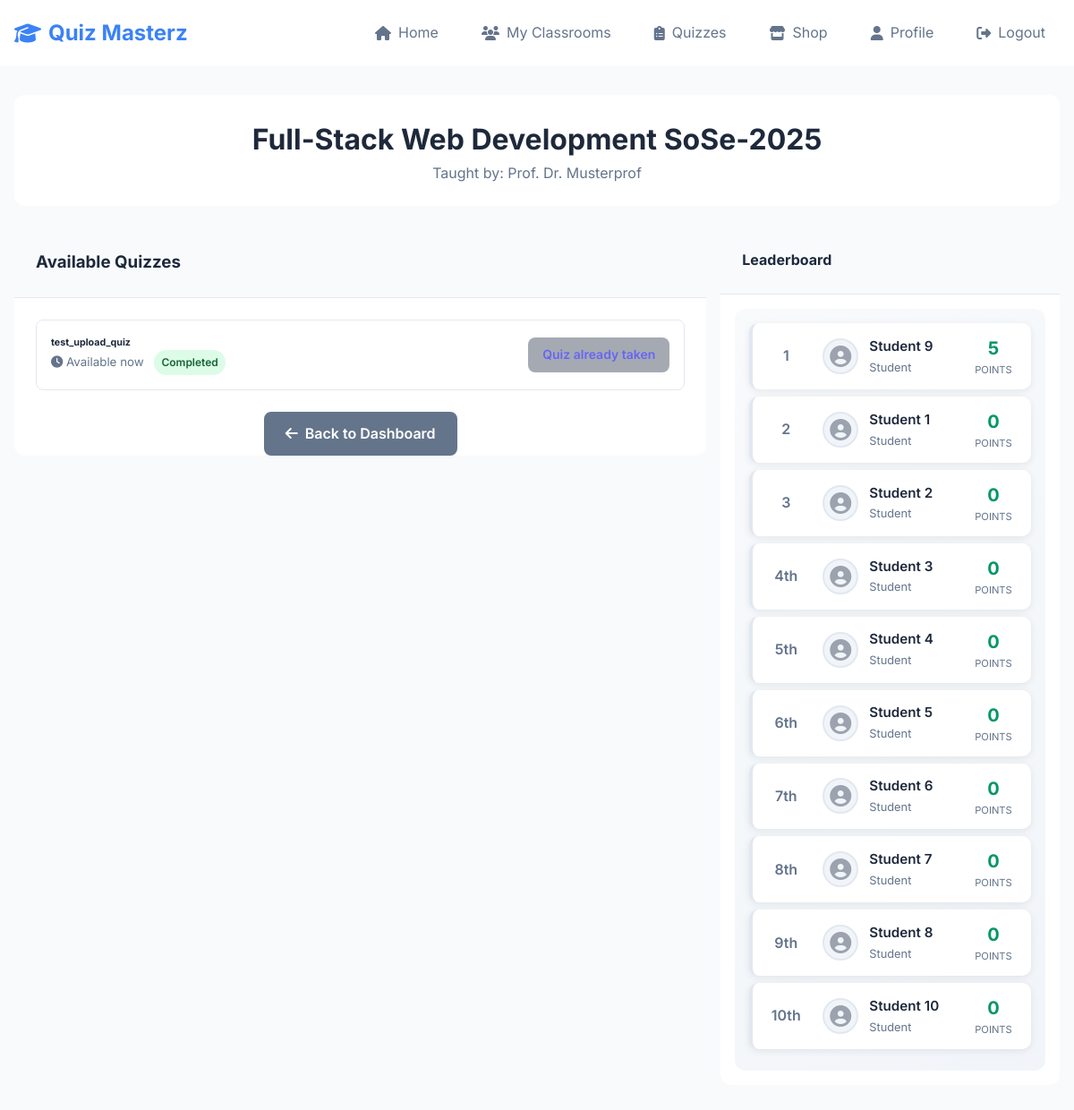
The page /student/classroom/1 (signed in) on the database its author committed.
### website/models.py (models this page shows, shortened)
class Classroom(db.Model):
    id = db.Column(db.Integer, primary_key=True)
    name = db.Column(db.String(100), nullable=False)
    teacher_id = db.Column(db.Integer, db.ForeignKey('user.id'), nullable=False)
    join_code = db.Column(db.String(8), unique=True, nullable=False)
    quizzes = db.relationship('Quiz', secondary=classroom_quizzes,
                              backref=db.backref('classrooms_assigned_to', lazy='dynamic'),
                              lazy='dynamic')
    quiz_attempts = db.relationship('StudentQuizAttempt', backref='classroom', lazy='dynamic')

class User(db.Model, UserMixin):
    id = db.Column(db.Integer, primary_key=True)
    email = db.Column(db.String(150), unique=True)
    password = db.Column(db.String(150))
    first_name = db.Column(db.String(150))
    role = db.Column(db.String(50))
    learning_points = db.Column(db.Integer, default=0)
    classrooms_created = db.relationship('Classroom', foreign_keys='[Classroom.teacher_id]', backref='teacher', lazy=True)
    joined_classrooms = db.relationship('Classroom', secondary=classroom_members,
                                        backref=db.backref('students', lazy='dynamic'),
                                        lazy='dynamic')
    quiz_attempts = db.relationship('StudentQuizAttempt', backref='student', lazy='dynamic')

class Quiz(db.Model):
    id = db.Column(db.Integer, primary_key=True)
    name = db.Column(db.String(150), nullable=False)
    teacher_id = db.Column(db.Integer, db.ForeignKey('user.id'), nullable=False)
    is_published = db.Column(db.Boolean, default=False, nullable=False)
    questions = db.relationship('Question', backref='quiz', lazy='dynamic', cascade="all, delete-orphan")
    teacher = db.relationship('User', backref=db.backref('created_quizzes', lazy='dynamic'))

### website/views.py (the view)
@views.route('/student/classroom/<int:classroom_id>', methods=['GET'])
@login_required
def student_view_classroom(classroom_id):
    if current_user.role != 'student':
        flash('Access denied.', category='error')
        return redirect(url_for('views.home'))
    classroom = Classroom.query.get_or_404(classroom_id)
    if classroom not in current_user.joined_classrooms:
        flash('You are not a member of this classroom.', category='error')
        return redirect(url_for('views.student_my_classrooms'))
    available_quizzes_data = []
    published_quizzes = classroom.quizzes.filter_by(is_published=True).all()
    for quiz in published_quizzes:
        existing_attempt = StudentQuizAttempt.query.filter_by(
            student_id=current_user.id,
            quiz_id=quiz.id,
            classroom_id=classroom.id
        ).first()
        quiz_data = {
            'quiz': quiz,
            'taken': existing_attempt is not None
        }
        available_quizzes_data.append(quiz_data)
    attempts = StudentQuizAttempt.query.filter_by(classroom_id=classroom.id).all()
    student_scores = {}
    for attempt in attempts:
        student_scores[attempt.student_id] = student_scores.get(attempt.student_id, 0) + attempt.score
    leaderboard = sorted([{
        'name': student.first_name, 'score': student_scores.get(student.id, 0)
    } for student in classroom.students.all()], key=lambda x: x['score'], reverse=True)
    student_total_lp = current_user.learning_points if current_user.learning_points is not None else 0
    return render_template("student_view_classroom_details.html",
                         user=current_user,
                         classroom=classroom,
                         available_quizzes=available_quizzes_data,
                         leaderboard=leaderboard,
                         student_total_lp=student_total_lp)

### website/__init__.py (called while the page is built)
def create_app():
    app = Flask(__name__)
    app.config['SECRET_KEY'] = 'hjshjhdjah kjshkjdhjs'
    app.config['SQLALCHEMY_DATABASE_URI'] = f'sqlite:///{DB_NAME}'
    db.init_app(app)
    from .views import views
    from .auth import auth
    app.register_blueprint(views, url_prefix='/')
    app.register_blueprint(auth, url_prefix='/')
    with app.app_context():
        db.create_all()
    from .models import User, Classroom, Quiz, Question, Answer, StudentQuizAttempt
    login_manager = LoginManager()
    login_manager.login_view = 'auth.login'
    login_manager.init_app(app)
    @login_manager.user_loader
    def load_user(id):
        return User.query.get(int(id))
    return app

### website/templates/student_view_classroom_details.html (shortened to what this page needs)
{% extends "base.html" %}
{% block content %}
<div class="container">
    <div class="card mb-4">
        <div class="card-body text-center">
            <h1>{{ classroom.name }}</h1>
            <p class="text-muted">
                Taught by: {{ classroom.teacher.first_name }} {{ classroom.teacher.last_name }}
            </p>
        </div>
    </div>
    <div class="row">
        <div class="col-lg-8 mb-4">
            <div class="card">
                <div class="card-header">
                    <h3>Available Quizzes</h3>
                </div>
                <div class="card-body">
                    {% if available_quizzes %}
                        <div class="list-group list-group-flush">
                            {% for quiz_data in available_quizzes %}
                                <div class="list-group-item d-flex justify-content-between align-items-center">
                                    <div>
                                        <h6 class="mb-1">{{ quiz_data.quiz.name }}</h6>
                                        <small class="text-muted">
                                            <i class="fas fa-clock"></i> Available now
                                            {% if quiz_data.taken %}
                                                <span class="badge bg-success ms-2">
                                                    Completed
                                                </span>
                                            {% endif %}
                                        </small>
                                    </div>
                                    {% if quiz_data.taken %}
                                        <a href="{{ url_for('views.take_quiz', quiz_id=quiz_data.quiz.id, classroom_id=classroom.id) }}"
                                           class="btn btn-retake btn-sm btn-disabled">
                                            Quiz already taken
                                        </a>
                                    {% else %}
                                        <a href="{{ url_for('views.take_quiz', quiz_id=quiz_data.quiz.id, classroom_id=classroom.id) }}"
                                           class="btn btn-primary btn-sm">
                                            <i class="fas fa-play"></i> Start Quiz
                                        </a>
                                    {% endif %}
                                </div>
                            {% endfor %}
                        </div>
                    {% else %}
                        <div class="empty-state">
                            <i class="fas fa-clipboard-list empty-state-icon"></i>
                            <h5 class="empty-state-title">No Quizzes Available</h5>
                            <p class="empty-state-description">No quizzes are currently available in this classroom</p>
                        </div>
                    {% endif %}
                </div>
                <div class="card-footer text-center">
                    <a href="{{ url_for('views.home') }}" class="btn btn-secondary">
                        <i class="fas fa-arrow-left"></i> Back to Dashboard
                    </a>
                </div>
            </div>
        </div>
        <div class="col-lg-4 mb-4">
            <div class="card">
                <div class="card-header">
                    <h4> Leaderboard</h4>
                </div>                <div class="card-body p-3">
                    {% if leaderboard %}
                        <div class="leaderboard-container">
                            {% for student in leaderboard %}
                                {% set place = loop.index %}
                                <div class="leaderboard-item {% if place == 1 %}first-place{% elif place == 2 %}second-place{% elif place == 3 %}third-place{% endif %} mb-3">
                                    <div class="position-indicator">
                                            <div class="place-badge regular">
                                                <span>{{ place }}{{ 'th' if place > 3 else '' }}</span>
                                            </div>
                                    </div>
                                    <div class="student-info">
                                        <div class="student-avatar">
                                            <i class="fas fa-user-circle avatar-default"></i>
                                        </div>
                                        <div class="student-details">
                                            <div class="student-name">{{ student.name }}</div>
                                            <div class="student-title">Student</div>
                                        </div>
                                    </div>
                                    <div class="score-display">
                                        <div class="score-number">{{ student.score }}</div>
                                        <div class="score-label">points</div>
                                    </div>
                                </div>
                            {% endfor %}
                        </div>
                    {% else %}
                        <div class="empty-state empty-state-small">
                            <i class="fas fa-users empty-state-icon"></i>
                            <p class="empty-state-description mb-0">No other students yet</p>
                        </div>
                    {% endif %}
                </div>
    </div>
</div>
{% endblock %}

### website/static/css/style.css (style rules this page uses)
:root { --primary: #3b82f6; --secondary: #64748b; --success: #059669; --warning: #f59e0b; --danger: #dc2626; --bg: #f8fafc; --surface: #fff; --text: #1e293b; --text-muted: #64748b; --border: #e2e8f0; }
* { margin: 0; padding: 0; box-sizing: border-box; }
body { font-family: Inter, sans-serif; line-height: 1.6; color: var(--text); background: var(--bg); }
.container { max-width: 1200px; margin: 0 auto; padding: 0 1rem; }
.btn { display: inline-flex; align-items: center; gap: 0.5rem; padding: 0.75rem 1.5rem; border: none; border-radius: 8px; font-weight: 600; text-decoration: none; cursor: pointer; transition: all 0.2s; }
.btn-secondary { background: var(--secondary); color: white; }
.btn-sm { padding: 0.5rem 1rem; font-size: 0.875rem; }
.card { background: var(--surface); border-radius: 12px; overflow: hidden; }
.card-header { padding: 1.5rem; border-bottom: 1px solid var(--border); background: var(--bg); }
.card-body { padding: 1.5rem; }
.list-group { list-style: none; }
.list-group-item { padding: 1rem; border: 1px solid var(--border); border-bottom: none; }
.list-group-item:first-child { border-top-left-radius: 8px; border-top-right-radius: 8px; }
.list-group-item:last-child { border-bottom: 1px solid var(--border); border-bottom-left-radius: 8px; border-bottom-right-radius: 8px; }
.badge { display: inline-flex; padding: 0.25rem 0.5rem; border-radius: 9999px; font-size: 0.75rem; font-weight: 600; }
.badge-success, .bg-success { background: #dcfce7; color: #166534; }
.text-muted { color: var(--text-muted); }
.text-center { text-align: center; }
.d-flex { display: flex; }
.justify-content-between { justify-content: space-between; }
.align-items-center { align-items: center; }
.mb-3 { margin-bottom: 1rem; }
.mb-4 { margin-bottom: 1.5rem; }
.ms-2, .ml-2 { margin-left: 0.5rem; }
.p-3 { padding: 1rem; }
.row { display: flex; flex-wrap: wrap; margin: 0 -0.5rem; }
.col-lg-8 { flex: 0 0 66.666%; padding: 0 0.5rem; }
.col-lg-4 { flex: 0 0 33.333%; padding: 0 0.5rem; }
.leaderboard-container { background: linear-gradient(135deg, var(--bg) 0%, #f1f5f9 100%); border-radius: 12px; padding: 1rem; }
.leaderboard-item { display: flex; align-items: center; background: white; border-radius: 10px; padding: 0.75rem; box-shadow: 0 2px 8px rgba(0,0,0,0.08); border-left: 4px solid var(--border); margin-bottom: 0.5rem; }
.position-indicator { margin-right: 1rem; min-width: 50px; text-align: center; }
.place-badge { display: flex; flex-direction: column; align-items: center; gap: 0.25rem; }
.place-badge.regular { color: var(--text-muted); font-weight: 600; }
.student-info { display: flex; align-items: center; flex: 1; gap: 0.75rem; }
.student-avatar { width: 40px; height: 40px; border-radius: 50%; background: #f1f5f9; display: flex; align-items: center; justify-content: center; border: 2px solid var(--border); }
.student-details { flex: 1; }
.student-name { font-weight: 600; color: var(--text); font-size: 0.95rem; margin: 0; }
.student-title { font-size: 0.8rem; color: var(--text-muted); margin-top: 0.1rem; }
.score-display { text-align: center; min-width: 60px; }
.score-number { font-size: 1.25rem; font-weight: 700; color: var(--success); margin: 0; }
.score-label { font-size: 0.7rem; color: var(--text-muted); text-transform: uppercase; margin: 0; }
.avatar-default { font-size: 1.5rem; color: #9ca3af; }
.btn-retake { background: #6b7280; border-color: #6b7280; }
.btn-disabled { opacity: 0.6; cursor: default; pointer-events: none; }

### rows shown on the page
Classroom: name "Full-Stack Web Development SoSe-2025"
User: teacher.first_name "Prof. Dr. Musterprof"
Quiz: quiz.name "test_upload_quiz"
User: place "1", name "Student 9", score "5"
User: id "2", name "Student 1", score "0"
User: id "3", name "Student 2", score "0"
User: id "4", value "th", name "Student 3", score "0"
User: id "5", value "th", name "Student 4", score "0"
User: id "6", value "th", name "Student 5", score "0"
User: id "7", value "th", name "Student 6", score "0"
User: id "8", value "th", name "Student 7", score "0"
User: id "9", value "th", name "Student 8", score "0"
User: place "10", value "th", name "Student 10", score "0"
